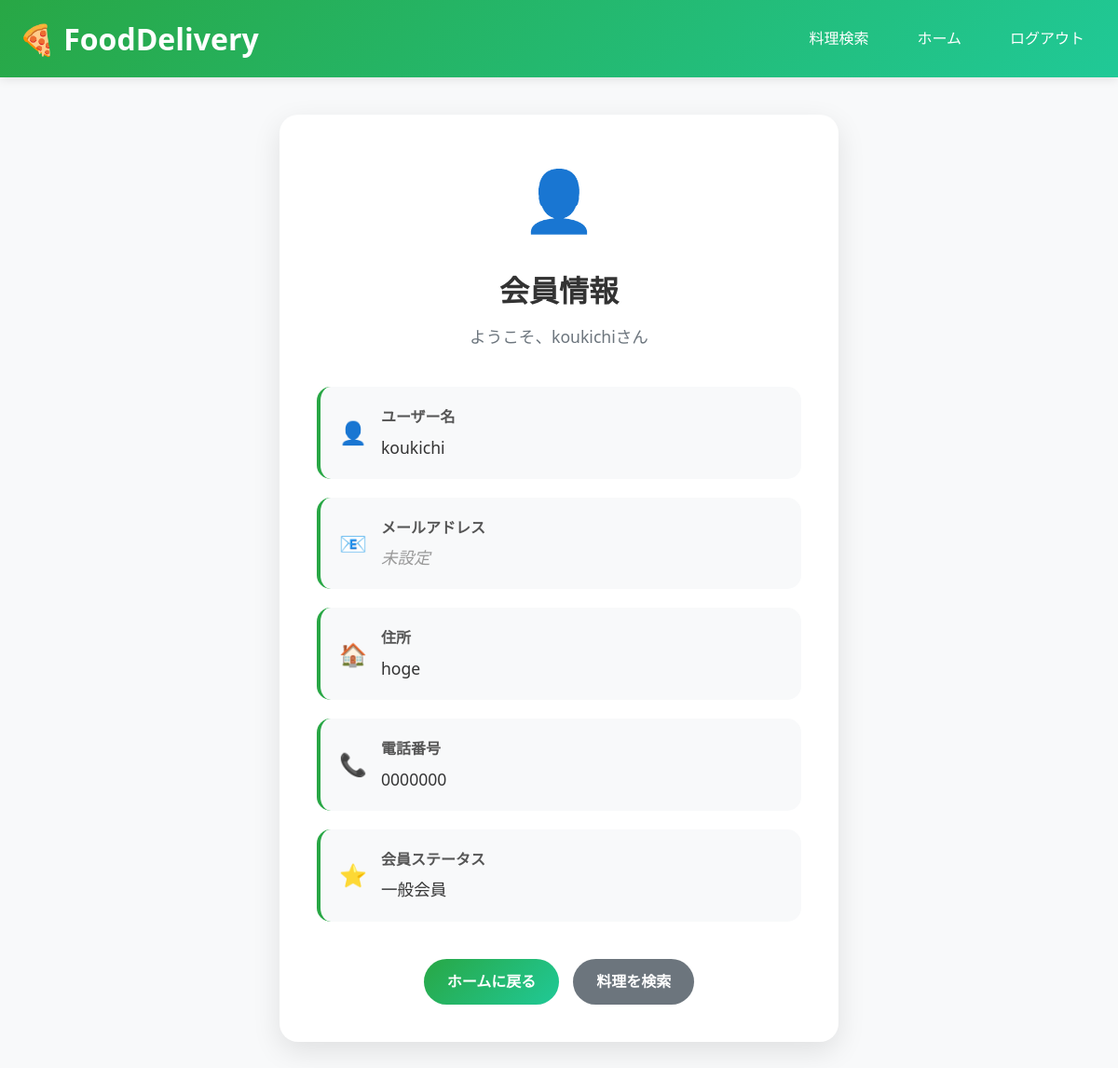
Page /profile.php (signed in) on the earlier database version.
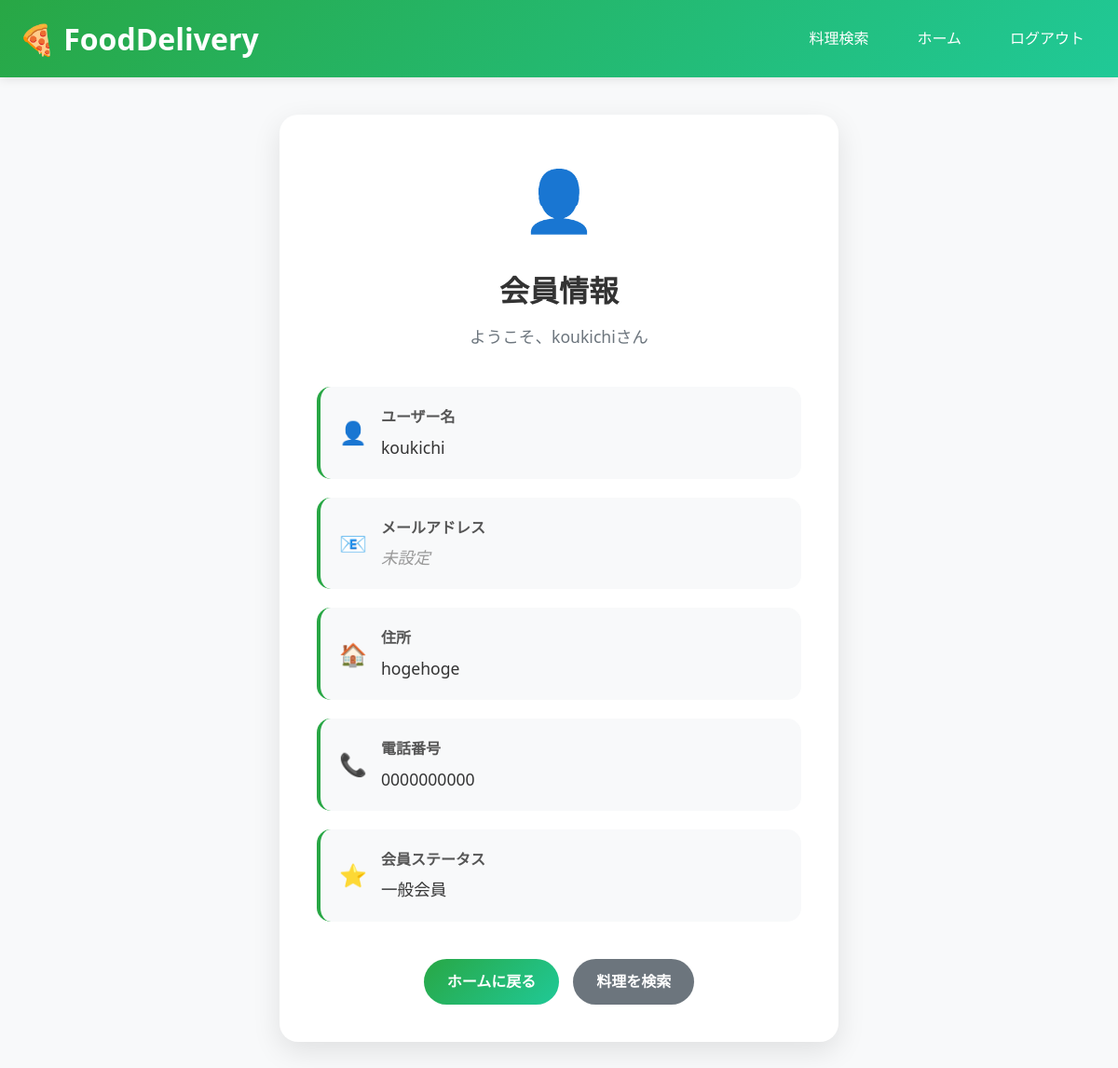
Same page on the later database version.
### tables this page shows
CREATE TABLE user (
    id INTEGER PRIMARY KEY AUTOINCREMENT,
    name TEXT NOT NULL,
    address TEXT,
    phone TEXT,
    password TEXT NOT NULL
, email TEXT);

### profile.php (the view, shortened to what this page needs)
<?php
$user = null;
try {
    $db = new PDO("sqlite:/var/www/html/secure/user.db");
    $db->setAttribute(PDO::ATTR_ERRMODE, PDO::ERRMODE_EXCEPTION);
    $stmt = $db->prepare("SELECT * FROM user WHERE id = :id");
    $stmt->bindParam(":id", $_SESSION["user_id"]);
    $stmt->execute();
    $user = $stmt->fetch(PDO::FETCH_ASSOC);
} catch (PDOException $e) {
    $error = "データベースエラー: " . $e->getMessage();
}
?>
<!DOCTYPE html>
<html lang="ja">
<head>
</head>
<body>
    <header class="header">
        <div class="container">
            <nav class="nav">
                <a href="index.php" class="logo">🍕 FoodDelivery</a>
                <div class="nav-links">
                    <a href="search.php" class="nav-link">料理検索</a>
                    <a href="index.php" class="nav-link">ホーム</a>
                    <a href="logout.php" class="nav-link">ログアウト</a>
                </div>
            </nav>
        </div>
    </header>
    <main class="main-content">
        <div class="container">
            <div class="profile-container">
                <?php if ($user): ?>
                    <div class="profile-header">
                        <div class="profile-avatar">👤</div>
                        <h1 class="profile-title">会員情報</h1>
                        <p class="profile-subtitle">ようこそ、<?= htmlspecialchars($user["name"]) ?>さん</p>
                    </div>
                    <div class="profile-info">
                        <div class="info-item">
                            <div class="info-icon">👤</div>
                            <div class="info-content">
                                <div class="info-label">ユーザー名</div>
                                <div class="info-value"><?= htmlspecialchars($user["name"]) ?></div>
                            </div>
                        </div>
                        <div class="info-item">
                            <div class="info-icon">📧</div>
                            <div class="info-content">
                                <div class="info-label">メールアドレス</div>
                                <div class="info-value <?= empty($user["email"]) ? "empty-value" : "" ?>">
                                    <?= !empty($user["email"]) ? htmlspecialchars($user["email"]) : "未設定" ?>
                                </div>
                            </div>
                        </div>
                        <div class="info-item">
                            <div class="info-icon">🏠</div>
                            <div class="info-content">
                                <div class="info-label">住所</div>
                                <div class="info-value <?= empty($user["address"]) ? "empty-value" : "" ?>">
                                    <?= !empty($user["address"]) ? htmlspecialchars($user["address"]) : "未設定" ?>
                                </div>
                            </div>
                        </div>
                        <div class="info-item">
                            <div class="info-icon">📞</div>
                            <div class="info-content">
                                <div class="info-label">電話番号</div>
                                <div class="info-value <?= empty($user["phone"]) ? "empty-value" : "" ?>">
                                    <?= !empty($user["phone"]) ? htmlspecialchars($user["phone"]) : "未設定" ?>
                                </div>
                            </div>
                        </div>
                        <div class="info-item">
                            <div class="info-icon">⭐</div>
                            <div class="info-content">
                                <div class="info-label">会員ステータス</div>
                                <div class="info-value">一般会員</div>
                            </div>
                        </div>
                    </div>
                    <div class="action-buttons">
                        <a href="index.php" class="btn btn-primary">ホームに戻る</a>
                        <a href="search.php" class="btn btn-secondary">料理を検索</a>
                    </div>
                <?php endif; ?>
            </div>
        </div>
    </main>
</body>
</html>

### profile.php (style rules this page uses)
* { margin: 0; padding: 0; box-sizing: border-box; }
body { font-family: "Segoe UI", Tahoma, Geneva, Verdana, sans-serif; line-height: 1.6; color: #333; background-color: #f8f9fa; }
.header { background: linear-gradient(135deg, #28a745, #20c997); color: white; padding: 1rem 0; box-shadow: 0 2px 10px rgba(0,0,0,0.1); }
.container { max-width: 1200px; margin: 0 auto; padding: 0 20px; }
.nav { display: flex; justify-content: space-between; align-items: center; }
.logo { font-size: 2rem; font-weight: bold; color: white; text-decoration: none; }
.nav-links { display: flex; gap: 20px; align-items: center; }
.nav-link { color: white; text-decoration: none; padding: 8px 16px; border-radius: 20px; transition: background-color 0.3s ease; }
.main-content { padding: 40px 0; }
.profile-container { background: white; border-radius: 20px; padding: 40px; box-shadow: 0 10px 30px rgba(0,0,0,0.1); max-width: 600px; margin: 0 auto; }
.profile-header { text-align: center; margin-bottom: 40px; }
.profile-avatar { font-size: 4rem; margin-bottom: 20px; color: #28a745; }
.profile-title { font-size: 2rem; color: #333; margin-bottom: 10px; }
.profile-subtitle { color: #6c757d; font-size: 1.1rem; }
.profile-info { display: grid; gap: 20px; }
.info-item { display: flex; align-items: center; padding: 20px; background: #f8f9fa; border-radius: 15px; border-left: 4px solid #28a745; }
.info-icon { font-size: 1.5rem; margin-right: 15px; color: #28a745; }
.info-content { flex: 1; }
.info-label { font-weight: 600; color: #555; margin-bottom: 5px; }
.info-value { color: #333; font-size: 1.1rem; }
.empty-value { color: #999; font-style: italic; }
.action-buttons { margin-top: 40px; display: flex; gap: 15px; justify-content: center; }
.btn { padding: 12px 25px; border: none; border-radius: 25px; cursor: pointer; text-decoration: none; font-weight: 600; font-size: 1rem; transition: all 0.3s ease; display: inline-block; }
.btn-primary { background: linear-gradient(135deg, #28a745, #20c997); color: white; }
.btn-secondary { background-color: #6c757d; color: white; }

Differences in the rows shown:
changed user "koukichi": address "hoge" → "hogehoge"; phone "0000000" → "0000000000"
